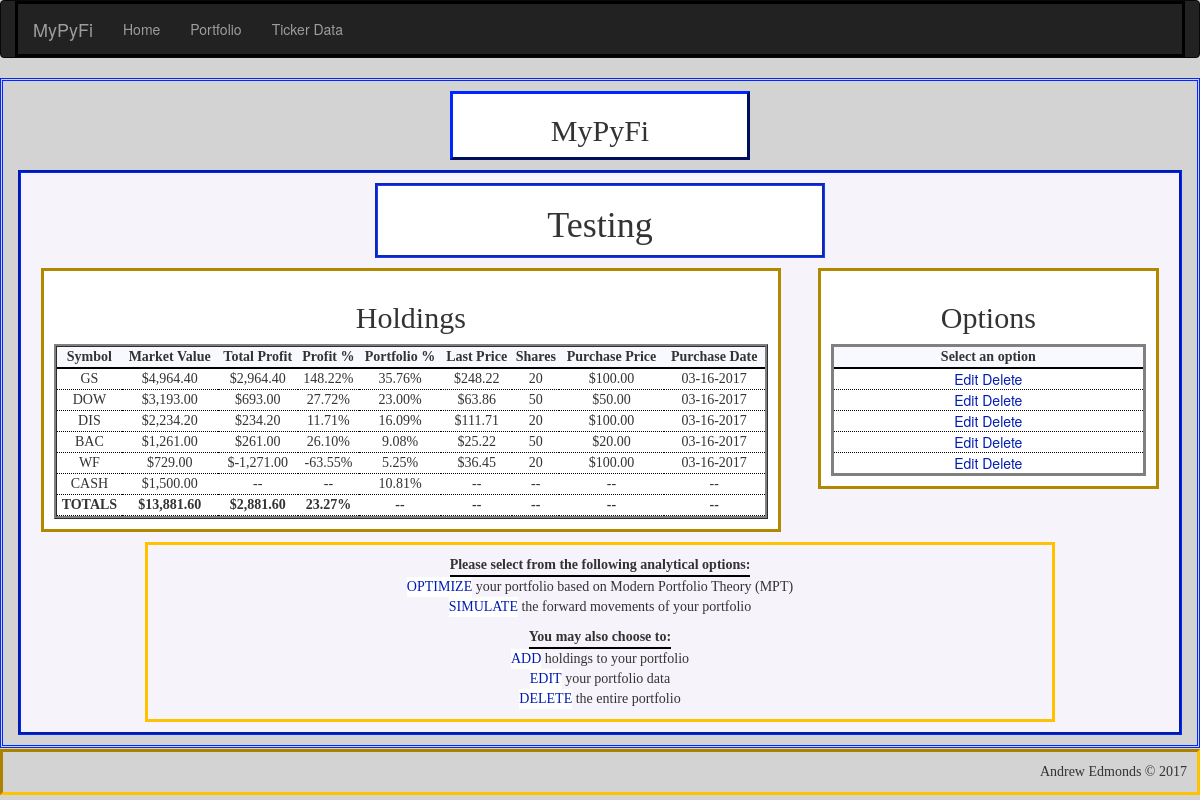
Before: /portfolio/Testing with the older database file.
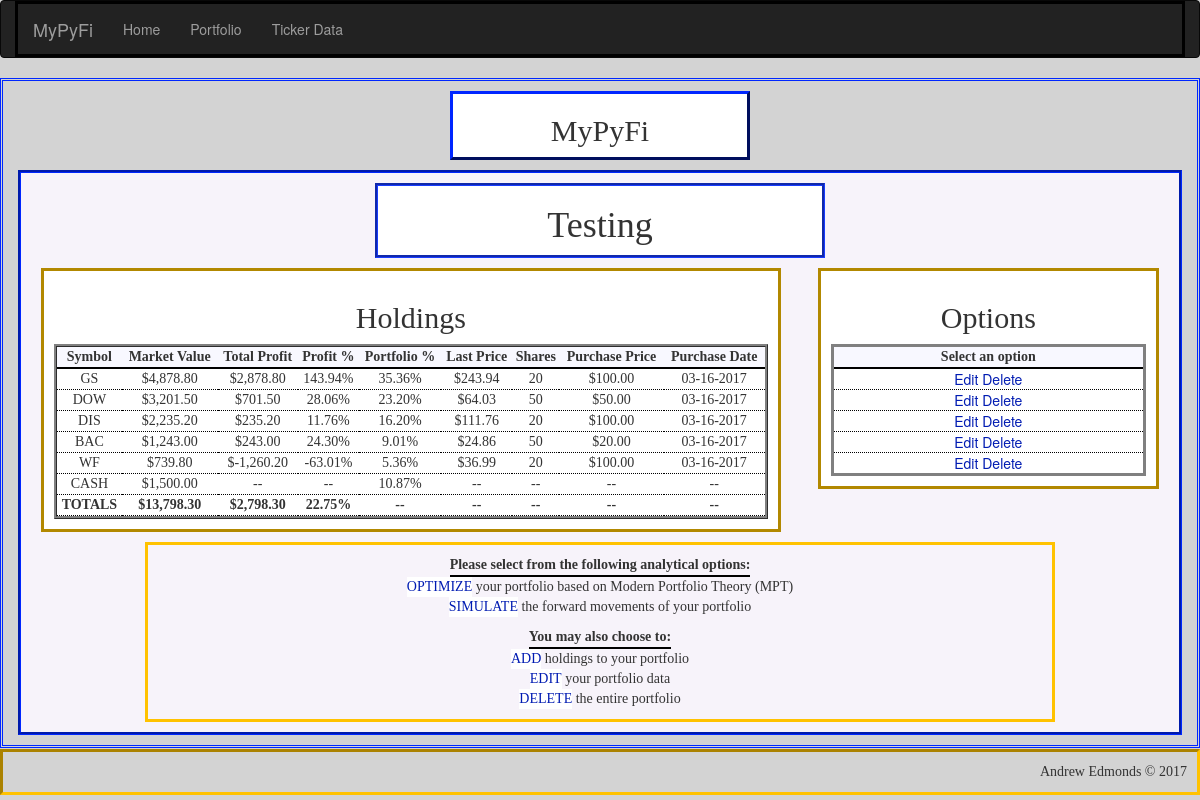
After: the same page with the newer database file.
### app/models.py (models this page shows, shortened)
class Portfolio(db.Model):
    __tablename__ = 'portfolios'
    id = db.Column(db.Integer, primary_key=True, autoincrement=True)
    name = db.Column(db.String(25), unique=True)    # name of portfolio
    cash = db.Column(db.Float)                      # cash holdings within portfolio
    market_value = db.Column(db.Float)              # market value of all holdings + cash
    total_profit = db.Column(db.Float)              # total profits of all holdings
    invested = db.Column(db.Float)                  # total amount invested into holdings - excludes cash holding
    profit_percent = db.Column(db.Float)            # percent return on current amount invested - excludes cash holding
    num_holdings = db.Column(db.Integer)            # total number of holdings in portfolio - excludes cash holding
    holdings = db.relationship('Holding', backref='portfolio', lazy='dynamic')

class Holding(db.Model):
    __tablename__ = 'holdings'
    id = db.Column(db.Integer, primary_key=True, autoincrement=True)
    symbol = db.Column(db.String(6))            # stock symbol
    shares = db.Column(db.Integer)              # number of shares held
    market_value = db.Column(db.Float)          # market value of holding
    purch_date = db.Column(db.Date)             # date holding was purchased
    purch_price = db.Column(db.Float)           # share price on purchase date
    last_price = db.Column(db.Float)            # most recent price from pandas_dataframe module
    total_profit = db.Column(db.Float)          # total profits of holding ($)
    profit_percent = db.Column(db.Float)        # percent profit based on initial amount invested
    portfolio_percent = db.Column(db.Float)     # percent holding makes up of overall portfolio
    last_updated = db.Column(db.String)         # date holding's last_price attribute was updated
    portfolio_id = db.Column(db.Integer, db.ForeignKey('portfolios.id'))

### app/main/views.py (the view)
@main.route('/portfolio/<name>', methods=['GET', 'POST'])
def portfolio(name):
    portfolio = Portfolio.query.filter_by(name=name).first()
    if portfolio is None:
        abort(404)
    else:
        session['portfolio'] = str(portfolio.name)
    holding_data = portfolio.holdings.order_by(Holding.portfolio_percent.desc()).all()
    return render_template('portfolio/portfolio.html', name=name, holding_data=holding_data, cash=portfolio.cash)

### app/templates/portfolio/portfolio.html (shortened to what this page needs)
{% extends "base-detailed.html" %}
{% import "bootstrap/wtf.html" as wtf %}
{% block page_title %}
<h2>
    <center>MyPyFi</center>
</h2>
{% endblock %}
{% block main_title %}
<h1>{{ name }}</h1>
{% endblock %}
{% block main_focus %}
{% if not holding_data|count > 0 %}
<h1>
    <center>No Holdings Found!</center>
</h1>
<p>
<center>There are no holdings saved in the portfolio {{ name }}</center></p>
{% else %}
<h2>
    <center>Holdings</center>
</h2>
<table style="width:100%" id="portfolio_table">
    <tr>
        <th>
            <center>Symbol</center>
        </th>
        <th>
            <center>Market Value</center>
        </th>
        <th>
            <center>Total Profit</center>
        </th>
        <th>
            <center>Profit %</center>
        </th>
        <th>
            <center>Portfolio %</center>
        </th>
        <th>
            <center>Last Price</center>
        </th>
        <th>
            <center>Shares</center>
        </th>
        <th>
            <center>Purchase Price</center>
        </th>
        <th>
            <center>Purchase Date</center>
        </th>
    </tr>
    {% for holding in holding_data %}
    <tr>
        <td>
            <center>{{ holding["symbol"] | upper }}</center>
        </td>
        <td>
            <center>{{ "${:,.2f}".format(holding["last_price"]*holding["shares"]) }}</center>
        </td>
        <td>
            <center>{{ "${:,.2f}".format(holding["total_profit"]) }}</center>
        </td>
        <td>
            <center>{{ "{0:.2f}%".format(holding["profit_percent"]*100) }}</center>
        </td>
        <td>
            <center>{{ "{0:.2f}%".format(holding["portfolio_percent"]*100) }}</center>
        </td>
        <td>
            <center>{{ "${:,.2f}".format(holding["last_price"]) }}</center>
        </td>
        <td>
            <center>{{ holding["shares"] }}</center>
        </td>
        <td>
            <center>{{ "${:,.2f}".format(holding["purch_price"]) }}</center>
        </td>
        <td>
            <center>{{ "{:%m-%d-%Y}".format(holding["purch_date"]) }}</center>
        </td>
    </tr>
    {% endfor %}
    <tr id="cash_row">
        <td>
            <center>CASH</center>
        </td>
        <td>
            <center>{{ "${:,.2f}".format(cash) }}</center>
        </td>
        <td>
            <center>--</center>
        </td>
        <td>
            <center>--
            </center>
        </td>
        <td>
            <center>{{
                "{0:.2f}%".format(100*cash/(holding_data|sum(attribute="market_value")+cash))
                }}
            </center>
        </td>
        <td>
            <center>--
            </center>
        </td>
        <td>
            <center>--
            </center>
        </td>
        <td>
            <center>--
            </center>
        </td>
        <td>
            <center>--
            </center>
        </td>
    </tr>
    <tr id="focus_total_row">
        <td>
            <center>TOTALS</center>
        </td>
        <td>
            <center>{{ "${:,.2f}".format(cash + holding_data|sum(attribute="market_value")) }}</center>
        </td>
        <td>
            <center>{{ "${:,.2f}".format(holding_data|sum(attribute="total_profit")) }}</center>
        </td>
        <td>
            <center>{{
                "{0:.2f}%".format(100*holding_data|sum(attribute="total_profit")/holding_data|sum(attribute="market_value"))
                }}
            </center>
        </td>
        <td>
            <center>--
            </center>
        </td>
        <td>
            <center>--
            </center>
        </td>
        <td>
            <center>--
            </center>
        </td>
        <td>
            <center>--
            </center>
        </td>
        <td>
            <center>--
            </center>
        </td>
    </tr>
</table>
{% endif %}
{% endblock %}
{% block main_options %}
{% if not holding_data|count > 0 %}
<h1>
    <center>No Holdings Found!</center>
</h1>
<p>
<center>There are no holdings saved in the portfolio {{ name }}</center></p>
{% else %}
<h2>
    <center>Options</center>
</h2>
<table style="width:100%" id="options_table">
    <tr>
        <th>
            <center>Select an option</center>
        </th>
    </tr>
    {% for holding in holding_data %}
    <tr>
        <td>
            <a class="button"
               href="{{ url_for('main.holding_edit', name=name, symbol=holding['symbol'], holding_id = holding['id'])}}">Edit</a>
            <a class="button"
               href="{{ url_for('main.holding_delete_ask', name=name, symbol=holding['symbol'], holding_id = holding['id'])}}">Delete</a>
        </td>
    </tr>
    {% endfor %}
</table>
{% endif %}
{% endblock %}
{% block verbage %}
<table style="width:100%" id="verbage_action_table">
    <tr>
        <th>
            <center>Please select from the following analytical options:</center>
        </th>
    </tr>
    <tr>
        <td>
            <a class="button" href="{{ url_for('main.portfolio_optimal_ask', name=name) }}">OPTIMIZE</a>
            your portfolio based on Modern Portfolio Theory (MPT)
        </td>
    </tr>
    <tr>
        <td>
            <a class="button" href="{{ url_for('main.portfolio_simulate_ask', name=name) }}">SIMULATE</a>
            the forward movements of your portfolio
        </td>
    </tr>
</table>
<table style="width:100%" id="verbage_edit_table">
    <tr>
        <th>
            <center>You may also choose to:</center>
        </th>
    </tr>
    <tr>
        <td>
            <a class="button" href="{{ url_for('main.holding_add', name=name) }}">ADD</a>
            holdings to your portfolio
        </td>
    </tr>
    <tr>
        <td>
            <a class="button" href="{{ url_for('main.portfolio_edit', name=name) }}">EDIT</a>
            your portfolio data
        </td>
    </tr>
    <tr>
        <td>
            <a class="button" href="{{ url_for('main.portfolio_delete_ask', name=name) }}">DELETE</a> the entire
            portfolio
        </td>
    </tr>
</table>
{% endblock %}

### app/templates/base-detailed.html (shortened to what this page needs)
{% extends "base.html" %}
{% block head %}
{{ super() }}
<link rel="stylesheet" href="{{ url_for('static',filename='css/style_main.css') }}" type="text/css">
{% endblock %}
{% block main_content %}
<div class="title" id="title">
    {% block page_title %}Page title{% endblock %}
</div>
<div class="container" id="main">
    <div class="title" id="main-title">
        {% block main_title %}Main Title{% endblock %}
    </div>
    <div class="container" id="main-focus">
        {% block main_focus %}Main focus{% endblock %}
    </div>
    <div class="container" id="main-options">
        {% block main_options %}main options{% endblock %}
    </div>
    <div class="container" id="verbage">
        {% block verbage %}verbage{% endblock %}
    </div>
</div>
{% endblock %}

### app/templates/base.html (shortened to what this page needs)
{% extends "bootstrap/base.html" %}
{% block head %}
{{ super() }}
{% endblock %}
{% block navbar %}
<div class="navbar navbar-inverse" role="navigation">
    <div class="container">
        <div class="navbar-header">
            <a class="navbar-brand" href="/">MyPyFi</a>
        </div>
        <div class="navbar-collapse collapse">
            <ul class="nav navbar-nav">
                <li><a href="/">Home</a></li>
                <li><a href="{{ url_for('main.portfolio_main') }}">Portfolio</a></li>
                <li><a href="{{ url_for('main.ticker_data') }}">Ticker Data</a></li>
            </ul>
        </div>
    </div>
</div>
{% endblock %}
{% block content %}
<div class="container" id="complete">
    {% block main_content %}{% endblock %}
</div>
{% block footer %}
<div class="footer" id="footer">
    Andrew Edmonds &copy; 2017
</div>
{% endblock %}
{% endblock %}

### app/static/css/style_main.css (style rules this page uses)
body { background-color: lightgray; }
.title { border-style: ridge; margin-left: auto; margin-right: auto; font-family: "Agency FB"; text-align: center; vertical-align: middle; }
.container { border-style: solid; border-color: black; }
#complete { border-color: #0027FF; border-style: double; margin: auto; padding-top: 10px; padding-bottom: 10px; width: 100%; min-height: 85vh; min-height: 550px; }
#main .container { padding: 10px; }
#title { border-color: #001BB2; border-style: outset; width: 300px; vertical-align: middle; background-color: white; }
#main { background-color: #F7F3FA; border-style: groove; border-color: #0027FF; padding: 10px; margin-top: 10px; margin-left: auto; margin-right: auto; width: 100%; }
#main h2 { font-family: "Palatino Linotype"; }
#main th { font-family: "Bitstream Vera Sans Mono"; border-bottom: 2pt solid black; }
#main-title { border-color: #193CFF; border-style: groove; margin-left: auto; margin-right: auto; width: 450px; height: 75px; background-color: white; }
#main-focus { background-color: white; border-color: #B28800; border-style: solid; margin: 10px; margin-right: auto; width: 65%; float: left; }
#portfolio_table { border-collapse: separate; border-style: ridge; background-color: #F4F1F7; }
#main-focus th { background-color: ghostwhite; }
#main-focus td { font-family: "Felix Titling"; border-bottom: 1pt dotted black; background-color: white; }
#focus_total_row { font-weight: bold; }
#main-options { background-color: white; border-color: #B28800; border-style: solid; margin: 10px; margin-left: 10px; margin-right: 10px; width: 30%; float: right; }
#options_table { text-align: center; border-style: solid; background-color: #F4F1F7; }
#main-options th { background-color: ghostwhite; }
#main-options td { font-family: Verdana, "Helvetica Neue", Arial, Helvetica, Geneva, sans-serif; border-bottom: 1pt dotted black; background-color: white; }
#verbage { border-color: #FFC200; border-style: solid; margin-left: auto; margin-right: auto; padding: 10px; width: 80%; min-height: 100px; clear: both; text-align: center; vertical-align: middle; font-family: "Fira Code"; }
#footer { border-style: inset; border-color: #FFC200; margin-top: 1px; padding: 10px; text-align: right; vertical-align: bottom; font-family: "Trebuchet MS"; clear: both; }
#verbage th { display: inline-block; }
.button { background-color: white; color: #001BB2; border: thin; text-align: center; text-decoration: none; display: inline-block; cursor: pointer; }

Changed rows visible on the page:
changed Holding "GS": holding['last_price']*holding['shares'] "$4,964.40" → "$4,878.80"; total_profit "$2,964.40" → "$2,878.80"; holding['profit_percent']*100 "148.22%" → "143.94%"; holding['portfolio_percent']*100 "35.76%" → "35.36%"; last_price "$248.22" → "$243.94"
changed Holding "DOW": holding['last_price']*holding['shares'] "$3,193.00" → "$3,201.50"; total_profit "$693.00" → "$701.50"; holding['profit_percent']*100 "27.72%" → "28.06%"; holding['portfolio_percent']*100 "23.00%" → "23.20%"; last_price "$63.86" → "$64.03"
changed Holding "DIS": holding['last_price']*holding['shares'] "$2,234.20" → "$2,235.20"; total_profit "$234.20" → "$235.20"; holding['profit_percent']*100 "11.71%" → "11.76%"; holding['portfolio_percent']*100 "16.09%" → "16.20%"; last_price "$111.71" → "$111.76"
changed Holding "BAC": holding['last_price']*holding['shares'] "$1,261.00" → "$1,243.00"; total_profit "$261.00" → "$243.00"; holding['profit_percent']*100 "26.10%" → "24.30%"; holding['portfolio_percent']*100 "9.08%" → "9.01%"; last_price "$25.22" → "$24.86"
changed Holding "WF": holding['last_price']*holding['shares'] "$729.00" → "$739.80"; total_profit "$-1,271.00" → "$-1,260.20"; holding['profit_percent']*100 "-63.55%" → "-63.01%"; holding['portfolio_percent']*100 "5.25%" → "5.36%"; last_price "$36.45" → "$36.99"
Other visible differences:
{{ "${:,.2f}".format(cash + holding_data|sum(attribute="market_value")) }}: "$13,881.60" → "$13,798.30"
{{ "${:,.2f}".format(holding_data|sum(attribute="total_profit")) }}: "$2,881.60" → "$2,798.30"
text no longer shown: "10.81% 23.27%"
text now shown: "10.87% 22.75%"
